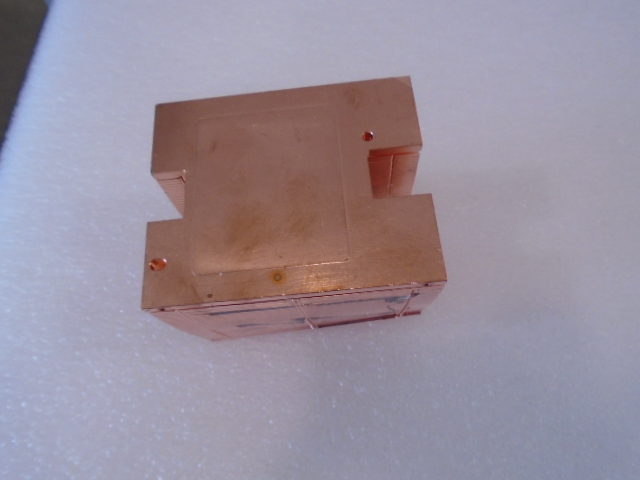
#> input picture waste_images/test/Copper/Copper53.JPG, 640 x 480 px; its folder holds only this picture in this run
$ jupyter execute --allow-errors BOVW_Test.ipynb   (older library calls are emulated)
#> lines starting #> are read from the running program, lines starting #| are printed output that depends on the picture
[cell 1]
import numpy as np
import pandas as pd
import os
import joblib as jb

# Image processing
import cv2

# Compute confusion matrix to evaluate the accuracy of a classification
from sklearn.metrics import confusion_matrix, accuracy_score, ConfusionMatrixDisplay

# Importing visualization tools
import seaborn as sn
import matplotlib.pyplot as plt
import pylab as pl

# Perform k-means clustering and vector quantization
from scipy.cluster.vq import kmeans, vq

# Importing feature extraction tools
from skimage.feature import greycomatrix, greycoprops
import mahotas as mt # Mahotas library for GLCM calculation
from skimage import feature # feature.local_binary_pattern for LBP calculation

# BRISK - Feature Point Detector

[cell 2]
# Load the classifier, class names, scaler, number of clusters and vocabulary
# from stored pickle file (generated during training)
clf, classes_names, stdSlr, k, voc = jb.load("bovw_brisk_lg.pkl")
#> (reads bovw_brisk_lg.pkl from the repository)

[cell 3]
voc.shape

[cell 4]
# Get the path of the testing image(s) and store them in a list
test_path = './waste_images/test'

[cell 5]
testing_names = os.listdir(test_path)

# Get path to all images and save them in a list
# image_paths and the corresponding label in image_paths
image_paths = []
image_classes = []
class_id = 0

#To make it easy to list all file names in a directory let us define a function
def imglist(path):
    return [os.path.join(path, f) for f in os.listdir(path)]

#Fill the placeholder empty lists with image path, classes, and add class ID number

for testing_name in testing_names:
    dir = os.path.join(test_path, testing_name)
    class_path = imglist(dir)
    image_paths+=class_path
    image_classes+=[class_id]*len(class_path)
    class_id+=1

[cell 6]
image_paths[:10]

[cell 7]
np.unique(image_classes)

[cell 8]
# Extract features with BRISK method
# Create List where all the descriptors will be stored
des_list = []

# BRISK is a good replacement to SIFT. ORB also works but didn't work well for this example
brisk = cv2.BRISK_create(30)

for image_path in image_paths:
    im = cv2.imread(image_path)
#> im is the input picture: shape (480, 640, 3); mean B, G, R 158, 144.1, 153.9
    kpts, des = brisk.detectAndCompute(im, None)
#> kpts = 119 keypoints; strongest (x, y, size): (371, 133, 12), (164, 260, 13.9), (158, 106, 39.9), (351, 288, 10.4)
    des_list.append((image_path, des))

[cell 9]
des_list[0][1].shape
#> Out = (119, 64)

[cell 10]
# Stack all the descriptors vertically in a numpy array
descriptors = des_list[0][1]
for image_path, descriptor in des_list[0:]:
    descriptors = np.vstack((descriptors, descriptor))
#> this loop made 1 pass
#> image_path on pass 1: './waste_images/test/Copper/Copper53.JPG'

[cell 11]
descriptors.shape
#> Out = (238, 64)

[cell 12]
# Calculate the histogram of features
# vq Assigns codes from a code book to observations.
from scipy.cluster.vq import vq
test_features = np.zeros((len(image_paths), k), "float32")
for i in range(len(image_paths)):
    words, distance = vq(des_list[i][1],voc)
    for w in words:
        test_features[i][w] += 1

[cell 13]
test_features.shape
#> Out = (1, 25)

[cell 14]
# Scale the features
# Standardize features by removing the mean and scaling to unit variance
# Scaler (stdSlr comes from the pickled file we imported)
test_features = stdSlr.transform(test_features)

#######Until here most of the above code is similar to Train except for kmeans clustering####

# Report true class names so they can be compared with predicted classes
true_class =  [classes_names[i] for i in image_classes]
# Perform the predictions and report predicted class names.
predictions =  [classes_names[i] for i in clf.predict(test_features)]
#> predictions = ['Cardboard and Paper']

[cell 15]
# To make it easy to understand the accuracy let us print the confusion matrix
def showconfusionmatrix(cm):
    pl.matshow(cm)
    pl.title('Confusion matrix')
    pl.colorbar()
    pl.show()


accuracy = accuracy_score(true_class, predictions)
#> accuracy = 0
print ("accuracy = ", accuracy)
#| accuracy =  0.0
cm = confusion_matrix(true_class, predictions, labels=classes_names)
#print (cm)
#showconfusionmatrix(cm)

[cell 16]
disp = ConfusionMatrixDisplay(confusion_matrix=cm, display_labels=classes_names)
disp.plot(xticks_rotation = 'vertical')
plt.show()
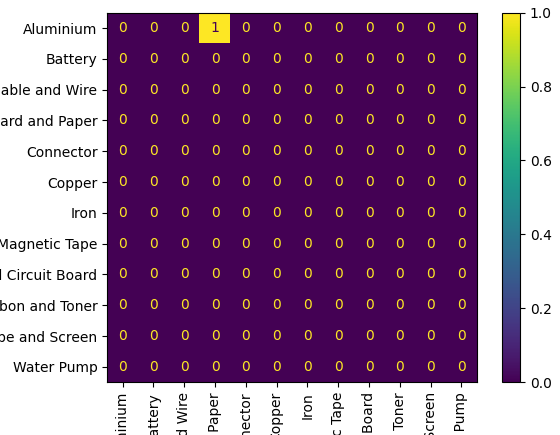
#> figure drawn by matplotlib, 2 panels

## Accuracy per Class

[cell 17]
cm_norm = cm.astype('float') / cm.sum(axis=1)[:, np.newaxis]
cm_norm.diagonal()
#> Out = [0, nan, nan, nan, nan, nan, nan, nan, nan, nan, nan, nan]

[cell 18]
dict_accuracies = {}

for i, class_name in zip(cm_norm.diagonal(), classes_names):
    dict_accuracies[class_name] = round(i,2)
#> this loop made 12 passes
#> after the loop, dict_accuracies = 12 items


names = list(dict_accuracies.keys())
#> names = ['Aluminium', 'Battery', 'Cable and Wire', 'Cardboard and Paper', 'Connector', 'Copper', 'Iron', 'Magnetic Tape', 'Printed Circuit Board', 'Printer Ribbon and Toner', 'Tube and Screen', 'Water Pump']
values = list(dict_accuracies.values())
#> values has the same summary as Out

dict_accuracies

[cell 19]
norm = plt.Normalize(0, max(cm_norm.diagonal()))
colors = plt.cm.Purples(norm(cm_norm.diagonal()))
#> colors = [[0.988, 0.984, 0.992, 1], [0.988, 0.984, 0.992, 1], [0.988, 0.984, 0.992, 1], [0.988, 0.984, 0.992, 1], [0.988, 0.984, 0.992, 1], [0.988, 0.984, 0.992, 1], [0.988, 0.984, 0.992, 1], [0.988, 0.984, 0.992, 1], [0.988, 0.984, 0.992, 1], [0.988, 0.984, 0.992, 1], [0.988, 0.984, 0.992, 1], [0.988, 0.984, 0.992, 1]]

plt.bar(range(len(dict_accuracies)), values, tick_label=names, color=colors)

plt.xticks(rotation = 90)
plt.ylim(top=1)
plt.show()
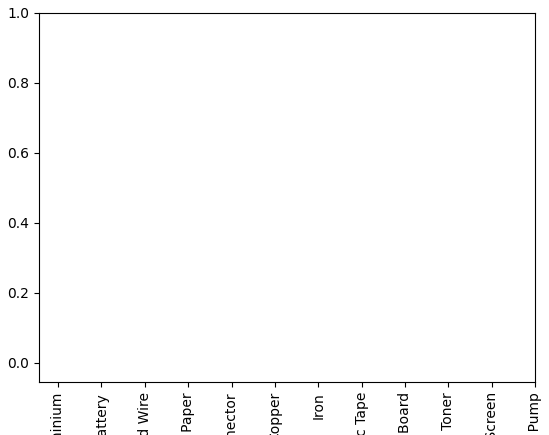
#> figure drawn by matplotlib, 1 panel; tallest bar 0 high, from x = -0.4 to 0.4

# GLCM Haralick Features

[cell 20]
# Load the classifier, class names, scaler, number of clusters and vocabulary
# from stored pickle file (generated during training)
clf, classes_names, stdSlr, k, voc = jb.load("bovw_glcm_svm.pkl")
#> (reads bovw_glcm_svm.pkl from the repository)

[cell 21]
# Get the path of the testing image(s) and store them in a list
test_path = './waste_images/test'

[cell 22]
testing_names = os.listdir(test_path)

# Get path to all images and save them in a list
# image_paths and the corresponding label in image_paths
image_paths = []
image_classes = []
class_id = 0

#To make it easy to list all file names in a directory let us define a function
def imglist(path):
#> `gray_img = cv2.cvtColor(im, cv2.COLOR_BGR2GRAY)`:
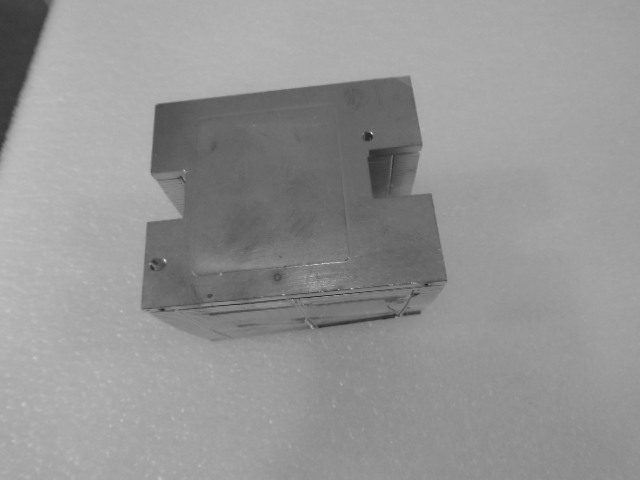
#> gray_img: shape (480, 640); min 36, max 220, mean 148.6
    return [os.path.join(path, f) for f in os.listdir(path)]

#Fill the placeholder empty lists with image path, classes, and add class ID number

for testing_name in testing_names:
    dir = os.path.join(test_path, testing_name)
    class_path = imglist(dir)
    image_paths+=class_path
    image_classes+=[class_id]*len(class_path)
    class_id+=1

[cell 23]
np.unique(image_classes)

[cell 24]
# Create List where all the descriptors will be stored
des_list = []

[cell 25]
def extract_glcm_features(image):
    '''
    Extract GLCM features

    Parameters:
        img: image file

    Returns:
        texture features
    '''

    # Calculate haralick texture features for 4 types of adjacency
    textures = mt.features.haralick(image)

    # Return the mean
    #ht_mean = textures.mean(axis=0)
    #return ht_mean

    return textures

#> (a cell that did not finish here is left out)

#> (a cell that did not finish here is left out)

[cell 28]
# Calculate the histogram of features
# vq Assigns codes from a code book to observations.
test_features = np.zeros((len(image_paths), k), "float32")
#> (the rest of this cell did not finish here and is left out)

[cell 29]
np.unique(test_features)

[cell 30]
# Scale the features
# Standardize features by removing the mean and scaling to unit variance
# Scaler (stdSlr comes from the pickled file we imported)
test_features = stdSlr.transform(test_features)

#######Until here most of the above code is similar to Train except for kmeans clustering####

# Report true class names so they can be compared with predicted classes
true_class =  [classes_names[i] for i in image_classes]
# Perform the predictions and report predicted class names
predictions =  [classes_names[i] for i in clf.predict(test_features)]

[cell 31]
# To make it easy to understand the accuracy let us print the confusion matrix
def showconfusionmatrix(cm):
    pl.matshow(cm)
    pl.title('Confusion matrix')
    pl.colorbar()
    pl.show()


accuracy = accuracy_score(true_class, predictions)
print ("accuracy = ", accuracy)
cm = confusion_matrix(true_class, predictions, labels=classes_names)

[cell 32]
disp = ConfusionMatrixDisplay(confusion_matrix=cm, display_labels=classes_names)
disp.plot(xticks_rotation = 'vertical')
plt.show()

## Accuracy per Class

[cell 33]
cm_norm = cm.astype('float') / cm.sum(axis=1)[:, np.newaxis]
cm_norm.diagonal()

[cell 34]
dict_accuracies = {}

for i, class_name in zip(cm_norm.diagonal(), classes_names):
    dict_accuracies[class_name] = round(i,2)


names = list(dict_accuracies.keys())
values = list(dict_accuracies.values())

dict_accuracies

[cell 35]
norm = plt.Normalize(0, max(cm_norm.diagonal()))
colors = plt.cm.Purples(norm(cm_norm.diagonal()))

plt.bar(range(len(dict_accuracies)), values, tick_label=names, color=colors)

plt.xticks(rotation = 90)
plt.ylim(top=1)
plt.show()

# LBP - Local Binary Patterns

#> (a cell that did not finish here is left out)

[cell 37]
# Get the path of the testing image(s) and store them in a list
test_path = './waste_images/test'

[cell 38]
testing_names = os.listdir(test_path)

[cell 39]
# Get path to all images and save them in a list
# image_paths and the corresponding label in image_paths
image_paths = []
image_classes = []
class_id = 0

#To make it easy to list all file names in a directory let us define a function
def imglist(path):
    return [os.path.join(path, f) for f in os.listdir(path)]

#Fill the placeholder empty lists with image path, classes, and add class ID number

for testing_name in testing_names:
    dir = os.path.join(test_path, testing_name)
    class_path = imglist(dir)
    image_paths+=class_path
    image_classes+=[class_id]*len(class_path)
    class_id+=1

[cell 40]
np.unique(image_classes)

[cell 41]
# Create list where all the descriptors will be stored
des_list = []

[cell 42]
def extract_lbp_features(img, radius=1, sampling_pixels=8):
    '''
    Extract LBP features

    Parameters:
        img: image file
        radius: radius of circle (spatial resolution of the operator)
        sampling_pixels: number of circularly symmetric neighbor set points (quantization of the angular space)

    Returns:
        texture features
    '''
#> called with radius = 1, sampling_pixels = 8

    # LBP operates in single channel images so if RGB images are provided
    # we have to convert it to grayscale
    if (len(img.shape) > 2):
        img = img.astype(float)
        # RGB to grayscale convertion using Luminance
        img = img[:,:,0]*0.3 + img[:,:,1]*0.59 + img[:,:,2]*0.11
#> img: shape (480, 640) float64

    # converting to uint8 type for 256 graylevels
    img = img.astype(np.uint8)

    # normalize values can also help improving description
    i_min = np.min(img)
#> i_min = 24
    i_max = np.max(img)
#> i_max = 212
    if (i_max - i_min != 0):
        img = (img - i_min)/(i_max-i_min)
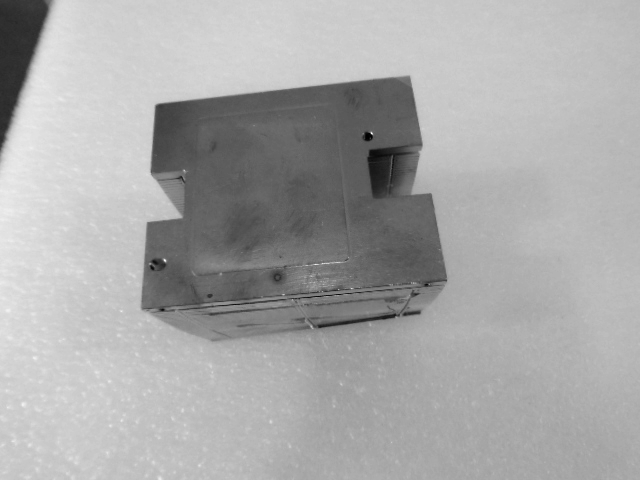
#> img: shape (480, 640) float64; min 0, max 1, mean 0.664

    # compute LBP
    lbp = feature.local_binary_pattern(img, sampling_pixels, radius, method="uniform")
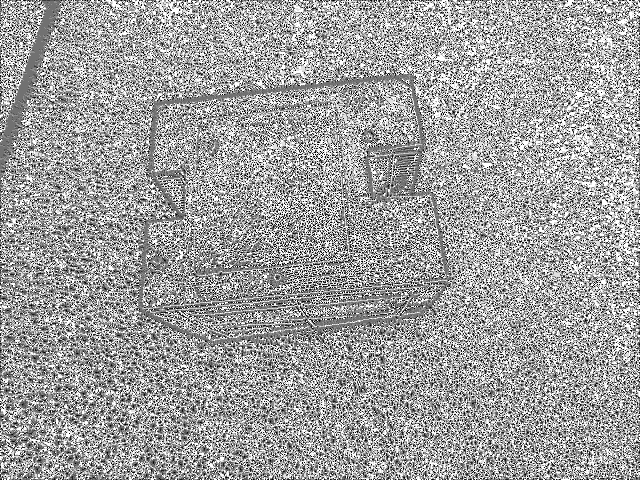
#> lbp: shape (480, 640) float64; min 0, max 9, mean 5.63; drawn with min black and max white

    '''
    # LBP returns a matrix with the codes, so we compute the histogram
    (hist, _) = np.histogram(lbp.ravel(), bins=np.arange(0, sampling_pixels + 3), range=(0, sampling_pixels + 2))

    # normalization
    hist = hist.astype("float")
    hist /= (hist.sum() + 1e-6)
    # return the histogram of Local Binary Patterns
    return hist
    '''

    return lbp

[cell 43]
for image_path in image_paths:
    im = cv2.imread(image_path)
    #gray_img = cv2.cvtColor(im, cv2.COLOR_BGR2GRAY) # Convert the image to grayscale
    des = extract_lbp_features(im)
    des_list.append((image_path, des))

[cell 44]
len(des_list)
#> Out = 1

[cell 45]
removal_list = []

# Removing shape[1] != 640
for image_path, descriptor in des_list[1:]:
    if (descriptor.shape[1] != (640)):
        #print(image_path, descriptor.shape)
        removal_list.append(image_path)
#> this loop made 0 passes
#> after the loop, removal_list = []

[cell 46]
len(removal_list)
#> Out = 0

[cell 47]
# Stack all the descriptors vertically in a numpy array
descriptors = des_list[0][1]
for image_path, descriptor in des_list[1:]:
    if image_path not in removal_list:
        #print(image_path)
        descriptors = np.vstack((descriptors, descriptor))

[cell 48]
adjusted_des_list = []

for item in des_list:
    if item[0] not in removal_list:
        #print(item[0])
        adjusted_des_list.append(item)
#> this loop made 1 pass
#> after the loop, adjusted_des_list = 1 item

[cell 49]
len(adjusted_des_list)
#> Out = 1

[cell 50]
def list_difference(b, a):
    c = list(b)
    for item in a:
        try:
            c.remove(item)
        except ValueError:
            pass            #or maybe you want to keep a values here
#> after the loop, c = ['./waste_images/test/Copper/Copper53.JPG']
    return c

[cell 51]
adjusted_image_paths = list_difference(image_paths, removal_list)
#> adjusted_image_paths = ['./waste_images/test/Copper/Copper53.JPG']
len(adjusted_image_paths)
#> Out = 1

[cell 52]
# Calculate the histogram of features and represent them as vector
# vq assigns codes from a code book to observations

test_features = np.zeros((len(adjusted_image_paths), k), "float32")

#> (the rest of this cell did not finish here and is left out)

[cell 53]
labels_classes = {'Aluminium':0, 'Battery':1, 'Cable and Wire':2, 'Cardboard and Paper':3, 'Connector':4,
                'Copper':5, 'Iron':6, 'Magnetic Tape':7, 'Printed Circuit Board':8,
                'Printer Ribbon and Toner':9, 'Tube and Screen':10, 'Water Pump':11}

list(labels_classes.keys())

[cell 54]
classesToRemove = []

for key in labels_classes:
    for string in removal_list:
        if key in string:
            #print(labels_classes[key])
            classesToRemove.append(labels_classes[key])

[cell 55]
classesToRemove

[cell 56]
adjusted_image_classes = list_difference(image_classes, classesToRemove)
#> adjusted_image_classes = [0]

[cell 57]
len(adjusted_image_classes)
#> Out = 1

[cell 58]
# Scale the features
# Standardize features by removing the mean and scaling to unit variance
# Scaler (stdSlr comes from the pickled file we imported)
test_features = stdSlr.transform(test_features)

#######Until here most of the above code is similar to Train except for kmeans clustering####

# Report true class names so they can be compared with predicted classes
true_class =  [classes_names[i] for i in adjusted_image_classes]
#> true_class = ['Aluminium']
# Perform the predictions and report predicted class names.
predictions =  [classes_names[i] for i in clf.predict(test_features)]
#> predictions = ['Printed Circuit Board']

[cell 59]
# To make it easy to understand the accuracy let us print the confusion matrix
def showconfusionmatrix(cm):
    pl.matshow(cm)
    pl.title('Confusion matrix')
    pl.colorbar()
    pl.show()


accuracy = accuracy_score(true_class, predictions)
print ("accuracy = ", accuracy)
#| accuracy =  0.0
cm = confusion_matrix(true_class, predictions, labels=classes_names)

[cell 60]
disp = ConfusionMatrixDisplay(confusion_matrix=cm, display_labels=classes_names)
disp.plot(xticks_rotation = 'vertical')
plt.show()

## Accuracy per Class

[cell 61]
cm_norm = cm.astype('float') / cm.sum(axis=1)[:, np.newaxis]
cm_norm.diagonal()
#> Out = [0, nan, nan, nan, nan, nan, nan, nan, nan, nan, nan, nan]

[cell 62]
dict_accuracies = {}

for i, class_name in zip(cm_norm.diagonal(), classes_names):
    dict_accuracies[class_name] = round(i,2)


names = list(dict_accuracies.keys())
values = list(dict_accuracies.values())

dict_accuracies
